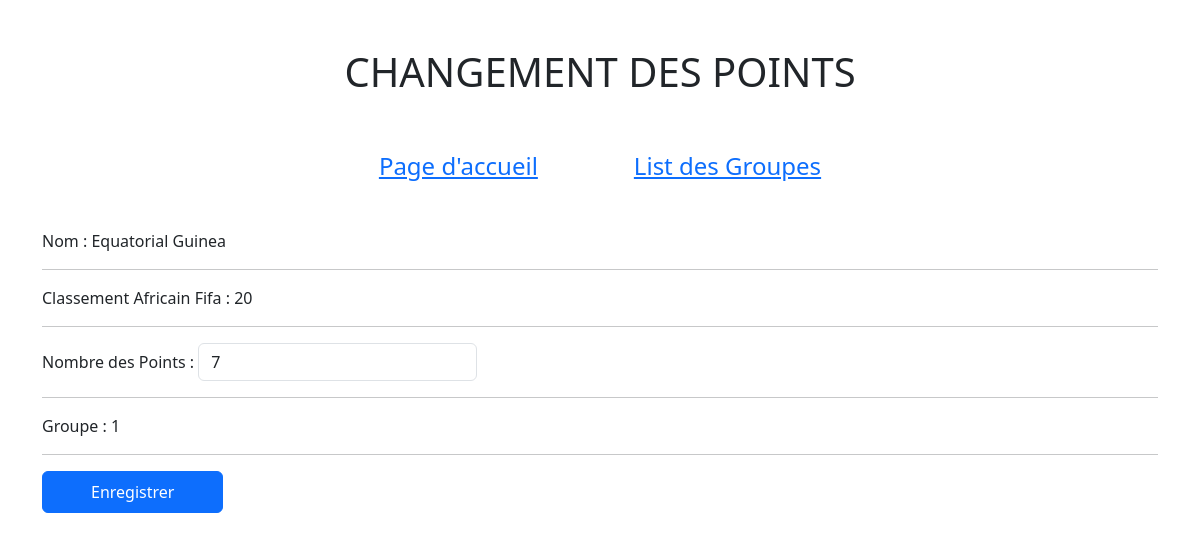
Screenshot of /Afcon/modifier/3/ with the database file from the repository.
### Afcon/models.py (models this page shows)
class Equipes(models.Model):
    name = models.CharField(max_length=200)
    classement = models.IntegerField(default=0)
    points = models.IntegerField(default=0)
    groupe = models.ForeignKey(Groupes, on_delete=models.CASCADE)

### Afcon/views.py (the view)
# urls.py: path('modifier/<int:equipe_id>/', views.ViewModifier, name='ViewModifier'),
def ViewModifier(request, equipe_id):
    template = loader.get_template('Afcon/modifier.html')
    equipe = Equipes.objects.get(id=equipe_id)
    context = {'equipe': equipe}
    return HttpResponse(template.render(context, request))

### Afcon/templates/Afcon/modifier.html (shortened to what this page needs)
<!DOCTYPE html>
<html lang="en">
<head>
    <link rel="stylesheet" href="//cdn.jsdelivr.net/npm/bootstrap@5.3.2/dist/css/bootstrap.min.css" />
    {% load static %}
    <link rel="stylesheet" href="{% static 'Afcon/style.css' %}" />
</head>
<body>
    <h1 class="h1 p-5">Changement des Points</h1>
    <ul class="list mb-5">
        <li class="px-5"><a href="{% url 'Afcon:ViewAccueil' %}" class="h4 link-primary">Page d'accueil</a></li>
        <li class="px-5"><a href="{% url 'Afcon:ViewGroupe' %}" class="h4 link-primary">List des Groupes</a></li>
    </ul>
    <div class="container">
        <div class="row">
            <form action="{% url 'Afcon:editPoints' equipe.id %}" method="POST">
                Nom : {{ equipe.name }}
                <hr/>
                Classement Africain Fifa : {{ equipe.classement }}
                <hr/>
                Nombre des Points : <input type="number" class="form-control mw-25 w-25 d-inline-block" name="points" value="{{ equipe.points }}" />
                <hr/>
                Groupe : {{ equipe.groupe_id }}
                <hr/>
                <input type="submit" class="btn btn-primary px-5 py-2" value="Enregistrer" />
            </form>
        </div>
    </div>
</body>
</html>

### Afcon/static/Afcon/style.css (style rules this page uses)
body { margin: 0px; padding: 0px; }
h1 { text-align: center; color: brown; font-size: 25px; text-transform: uppercase; }
ul.list { list-style: none; margin: 0px; padding: 0px; display: flex; align-items: center; justify-content: center; }
ul.list li { display: inline-block; }

### rows the page displays
Equipes: name "Equatorial Guinea", classement "20", points "7", groupe_id "1"
